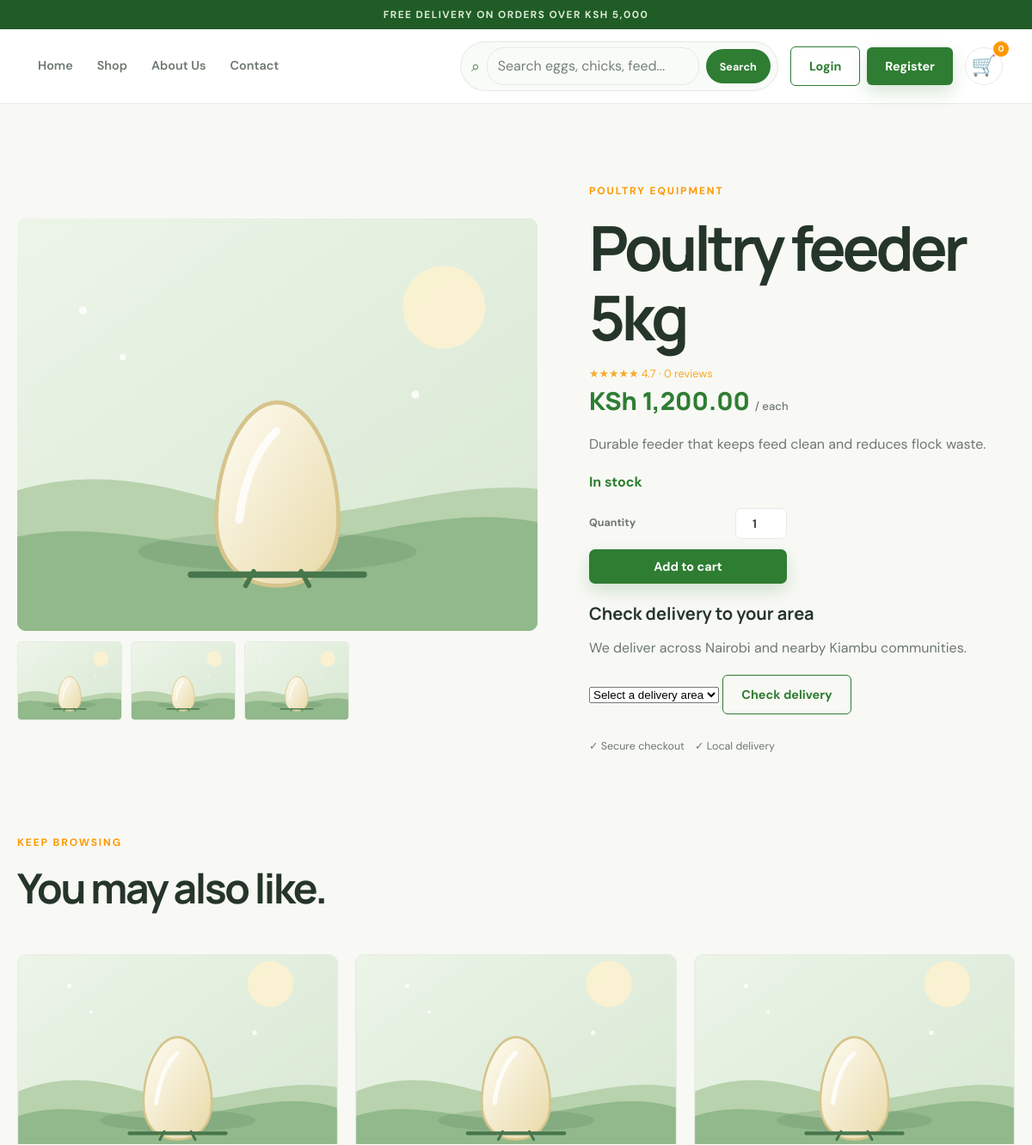
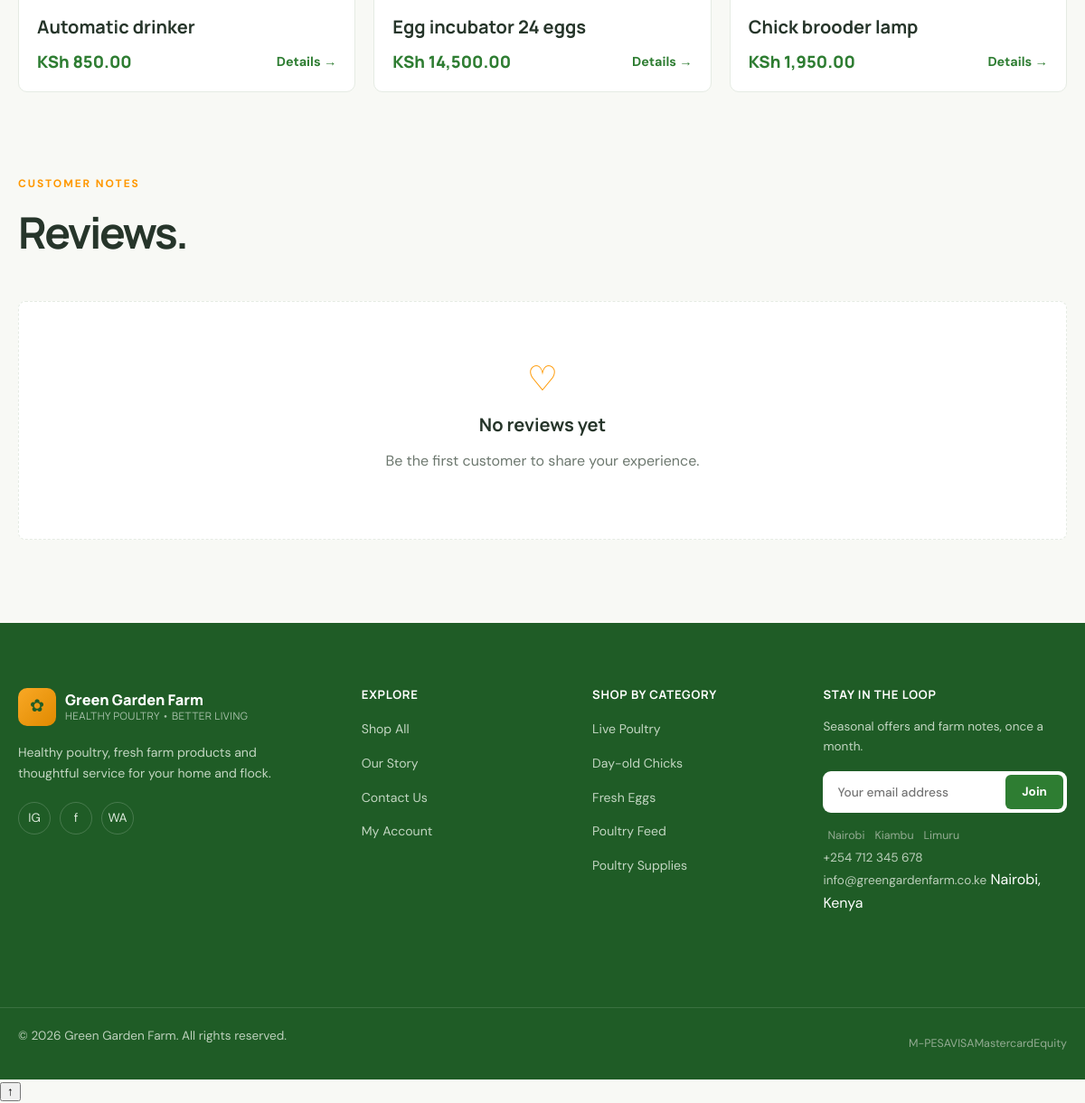
The page /product.php?id=18 on the database its author committed (2 pictures, top to bottom).
### tables this page shows
CREATE TABLE products (id INT UNSIGNED AUTO_INCREMENT PRIMARY KEY, category_id INT UNSIGNED NOT NULL, name VARCHAR(140) NOT NULL, slug VARCHAR(160) NOT NULL UNIQUE, description TEXT NOT NULL, price DECIMAL(10,2) NOT NULL, stock INT NOT NULL DEFAULT 0, unit VARCHAR(40) NOT NULL DEFAULT 'pack', image VARCHAR(255), rating DECIMAL(2,1) NOT NULL DEFAULT 5.0, featured TINYINT(1) NOT NULL DEFAULT 0, batch_tracking TINYINT(1) NOT NULL DEFAULT 0, vaccinated TINYINT(1) NOT NULL DEFAULT 0, farm_fresh_daily TINYINT(1) NOT NULL DEFAULT 0, quality_assured TINYINT(1) NOT NULL DEFAULT 0, created_at TIMESTAMP DEFAULT CURRENT_TIMESTAMP, FOREIGN KEY (category_id) REFERENCES categories(id) ON DELETE RESTRICT);

CREATE TABLE categories (id INT UNSIGNED AUTO_INCREMENT PRIMARY KEY, name VARCHAR(80) NOT NULL UNIQUE, slug VARCHAR(100) NOT NULL UNIQUE, description TEXT);

### includes/batches.php (called while the page is built, shortened)
<?php
function product_available_stock(PDO $pdo, int $productId): int
{
    $statement = $pdo->prepare('SELECT stock, batch_tracking FROM products WHERE id = ?');
    $statement->execute([$productId]);
    $product = $statement->fetch();
    if (!(int) $product['batch_tracking']) {
        return max(0, (int) $product['stock']);
    }
    $statement = $pdo->prepare(
        "SELECT COALESCE(SUM(available_units), 0)
         FROM product_batches
         WHERE product_id = ? AND status = 'open'"
    );
    $statement->execute([$productId]);
    return (int) $statement->fetchColumn();
}

### config.php (called while the page is built, shortened)
<?php
function db(): PDO
{
    static $pdo;
    if (!$pdo) {
        $options = [
            PDO::ATTR_ERRMODE => PDO::ERRMODE_EXCEPTION,
            PDO::ATTR_DEFAULT_FETCH_MODE => PDO::FETCH_ASSOC,
        ];
        try {
            $pdo = new PDO(
                'mysql:host=' . DB_HOST . ';dbname=' . DB_NAME . ';charset=utf8mb4',
                DB_USER,
                DB_PASS,
                $options
            );
        } catch (PDOException $exception) {
            if ((int) $exception->errorInfo[1] !== 1049) {
                throw new RuntimeException(
                    'Unable to connect to MySQL. Check DB_HOST, DB_USER and DB_PASS in config.php.',
                    0,
                    $exception
                );
            }
            try {
                $server = new PDO('mysql:host=' . DB_HOST . ';charset=utf8mb4', DB_USER, DB_PASS, $options);
                $server->exec('CREATE DATABASE IF NOT EXISTS `' . DB_NAME . '` CHARACTER SET utf8mb4 COLLATE utf8mb4_unicode_ci');
                $pdo = new PDO(
                    'mysql:host=' . DB_HOST . ';dbname=' . DB_NAME . ';charset=utf8mb4',
                    DB_USER,
                    DB_PASS,
                    $options
                );
                $schemaPath = __DIR__ . '/database/schema.sql';
                if (is_readable($schemaPath)) {
                    $schema = file_get_contents($schemaPath);
                    $statements = preg_split('/;\s*(?:\r?\n|$)/', $schema ?: '');
                    foreach ($statements as $statement) {
                        $statement = trim($statement);
                        if ($statement !== '' && stripos($statement, 'CREATE DATABASE') !== 0 && stripos($statement, 'USE ') !== 0) {
                            $pdo->exec($statement);
                        }
                    }
                }
            } catch (PDOException $bootstrapException) {
                throw new RuntimeException(
                    'The golden_eggs database does not exist and could not be created. Import database/schema.sql in phpMyAdmin, then reload this page.',
                    0,
                    $bootstrapException
                );
            }
        }
    }
    return $pdo;
}
function e(?string $value): string
{
    return htmlspecialchars($value ?? '', ENT_QUOTES, 'UTF-8');
}
function money(float|int|string $amount): string
{
    return 'KSh ' . number_format((float) $amount, 2);
}
function stock_message(int $stock): string
{
    return 'In stock';
}
function csrf_token(): string
{
    return $_SESSION['csrf'] ??= bin2hex(random_bytes(32));
}

### includes/delivery.php (called while the page is built, shortened)
<?php
function cart_subtotal(PDO $pdo): float
{
    $cart = $_SESSION['cart'] ?? [];
    if (!$cart) {
        return 0.0;
    }
    $subtotal = 0.0;
    return $subtotal;
}

### product.php (the view, shortened to what this page needs)
<?php
require_once 'config.php';
require_once __DIR__ . '/includes/batches.php';
require_once __DIR__ . '/includes/delivery.php';
$id = filter_var($_GET['id'] ?? null, FILTER_VALIDATE_INT);
$product = null;
$related = [];
$reviews = [];
try {
    $statement = db()->prepare(
        'SELECT p.*, c.name AS category
         FROM products p
         JOIN categories c ON c.id = p.category_id
         WHERE p.id = ?'
    );
    $statement->execute([$id ?: 0]);
    $product = $statement->fetch();
    $product['stock'] = product_available_stock(db(), (int) $product['id']);
    $product['next_batch'] = (int) $product['batch_tracking']
        ? next_product_batch(db(), (int) $product['id'])
        : null;
    $statement = db()->prepare(
        'SELECT * FROM products
         WHERE category_id = ? AND id <> ?
         ORDER BY featured DESC, created_at DESC
         LIMIT 4'
    );
    $statement->execute([$product['category_id'], $id]);
    $related = $statement->fetchAll();
    $statement = db()->prepare(
        'SELECT r.*, u.full_name
         FROM reviews r
         JOIN users u ON u.id = r.user_id
         WHERE r.product_id = ?
         ORDER BY r.created_at DESC'
    );
    $statement->execute([$id]);
    $reviews = $statement->fetchAll();
} catch (Throwable $exception) {
    error_log('Product detail could not be loaded: ' . $exception->getMessage());
    flash('error', 'We could not load that product. Please try again shortly.');
    redirect('shop.php');
}
include 'includes/header.php';
$image = $product['image'] ?: 'assets/images/product-placeholder.svg';
?>
<section class="section product-detail">
    <div class="container">
        <div class="product-detail-grid">
            <div>
                <div class="gallery-main" id="gallery-main">
                    <img id="main-product-image" src="<?= e($image) ?>" alt="<?= e($product['name']) ?>" width="900" height="700">
                </div>
                <div class="gallery-thumbs">
                    <button type="button" data-gallery-image="<?= e($image) ?>">
                        <img src="<?= e($image) ?>" alt="Product image" width="120" height="90" loading="lazy">
                    </button>
                    <button type="button" data-gallery-image="https://images.unsplash.com/photo-1569288063643-5d29ad64dfb5?auto=format&fit=crop&w=1000&q=85">
                        <img src="https://images.unsplash.com/photo-1569288063643-5d29ad64dfb5?auto=format&fit=crop&w=220&q=80" alt="Farm poultry" width="120" height="90" loading="lazy">
                    </button>
                    <button type="button" data-gallery-image="https://images.unsplash.com/photo-1516467508483-a7212febe31a?auto=format&fit=crop&w=1000&q=85">
                        <img src="https://images.unsplash.com/photo-1516467508483-a7212febe31a?auto=format&fit=crop&w=220&q=80" alt="Poultry on the farm" width="120" height="90" loading="lazy">
                    </button>
                </div>
            </div>
            <div class="product-detail-copy">
                <div class="eyebrow"><?= e($product['category']) ?></div>
                <h1><?= e($product['name']) ?></h1>
                <div class="rating" aria-label="<?= e((string) $product['rating']) ?> out of 5 stars">
                    ★★★★★ <span><?= e((string) $product['rating']) ?> · <?= count($reviews) ?> reviews</span>
                </div>
                <p class="detail-price"><?= money($product['price']) ?> <small>/ <?= e($product['unit']) ?></small></p>
                <p><?= e($product['description']) ?></p>
                <?php if ($product['next_batch']): ?>
                    <div class="batch-release-card">
                        <strong>Next batch release</strong>
                        <time datetime="<?= e($product['next_batch']['hatch_date']) ?>" data-batch-countdown="<?= e($product['next_batch']['hatch_date']) ?>">
                            <?= e(date('j F Y', strtotime($product['next_batch']['hatch_date']))) ?>
                        </time>
                        <span><?= (int) $product['next_batch']['available_units'] ?> available for pre-order</span>
                    </div>
                <?php else: ?>
                    <div class="stock-message <?= $product['stock'] <= LOW_STOCK_THRESHOLD ? 'low-stock' : '' ?>">
                        <?= e(stock_message((int) $product['stock'])) ?>
                    </div>
                <?php endif; ?>
                <?php if ((int) $product['stock'] > 0): ?>
                    <div class="product-detail-purchase">
                        <label class="home-quantity-label" for="product-quantity">Quantity
                            <input class="home-quantity" id="product-quantity" type="number" min="1" max="<?= (int) $product['stock'] ?>" value="1" inputmode="numeric">
                        </label>
                        <button class="btn btn-primary home-add-cart" type="button" data-add-cart="<?= (int) $product['id'] ?>" data-csrf="<?= e(csrf_token()) ?>">Add to cart</button>
                    </div>
                    <span class="home-cart-feedback" data-cart-feedback aria-live="polite"></span>
                    <?php $deliverySubtotal = cart_subtotal(db()); $deliveryProductId = (int) $product['id']; include __DIR__ . '/includes/delivery-checker.php'; ?>
                <?php else: ?>
                    <button class="btn btn-outline" type="button" disabled>Currently unavailable</button>
                <?php endif; ?>
                <div class="trust-row"><span>✓ Secure checkout</span><span>✓ Local delivery</span></div>
            </div>
        </div>
        <?php if ($related): ?>
            <section class="section related-section">
                <div class="section-heading">
                    <div><div class="eyebrow">Keep browsing</div><h2>You may also like.</h2></div>
                </div>
                <div class="product-grid">
                    <?php foreach ($related as $item): ?>
                        <article class="product-card">
                            <a href="product.php?id=<?= (int) $item['id'] ?>">
                                <div class="product-image">
                                    <img src="<?= e($item['image'] ?: 'assets/images/product-placeholder.svg') ?>" alt="<?= e($item['name']) ?>" width="700" height="500" loading="lazy">
                                </div>
                            </a>
                            <div class="product-info">
                                <h3><a href="product.php?id=<?= (int) $item['id'] ?>"><?= e($item['name']) ?></a></h3>
                                <div class="product-meta"><span class="price"><?= money($item['price']) ?></span><a class="text-link" href="product.php?id=<?= (int) $item['id'] ?>">Details →</a></div>
                            </div>
                        </article>
                    <?php endforeach; ?>
                </div>
            </section>
        <?php endif; ?>
        <section class="review-section">
            <div class="section-heading"><div><div class="eyebrow">Customer notes</div><h2>Reviews.</h2></div></div>
            <?php if (!$reviews): ?>
                <div class="empty-state"><div class="empty-icon">♡</div><h3>No reviews yet</h3><p>Be the first customer to share your experience.</p></div>
            <?php endif; ?>
        </section>
    </div>
</section>
<?php include 'includes/footer.php'; ?>

### includes/delivery-checker.php (shortened to what this page needs)
<?php
$deliveryProductId = isset($deliveryProductId) ? (int) $deliveryProductId : 0;
?>
<section class="delivery-checker" data-delivery-checker data-subtotal="<?= e((string) ($deliverySubtotal ?? 0)) ?>"<?= $deliveryProductId ? ' data-product-id="' . $deliveryProductId . '"' : '' ?>>
    <h3>Check delivery to your area</h3>
    <p>We deliver across Nairobi and nearby Kiambu communities.</p>
    <form class="delivery-checker-form">
        <select id="delivery-area-<?= $deliveryProductId ?: 'cart' ?>" name="area" required>
            <option value="">Select a delivery area</option>
        </select>
        <button type="submit" class="btn btn-outline">Check delivery</button>
    </form>
</section>

### assets/css/style.css (style rules this page uses)
:root { --green:#2e7d32;--green-dark:#1f5c26;--gold:#f9a825;--orange:#ff9800;--ink:#26352a;--muted:#6d786f;--paper:#f8f9f5;--white:#fff;--line:#e5ebe3;--shadow:0 18px 50px rgba(32,61,39,.09) }
* { box-sizing:border-box }
html { scroll-behavior:smooth }
body { margin:0;background:var(--paper);color:var(--ink);font-family:'DM Sans',sans-serif;line-height:1.6 }
h1,h2,h3,h4 { font-family:Manrope,sans-serif;line-height:1.12;margin:0 0 16px }
h1 { font-size:clamp(2.8rem,6vw,5.8rem);letter-spacing:-.06em }
h2 { font-size:clamp(2rem,4vw,3.25rem);letter-spacing:-.05em }
h3 { font-size:1.25rem }
p { color:var(--muted);margin:0 0 18px }
a { color:inherit;text-decoration:none }
.container { width:min(1180px,calc(100% - 40px));margin:auto }
.btn { display:inline-flex;align-items:center;justify-content:center;border:0;border-radius:6px;padding:13px 21px;font:700 .9rem 'DM Sans';cursor:pointer;transition:.25s }
.btn-primary { background:var(--green);color:#fff;box-shadow:0 8px 20px rgba(46,125,50,.2) }
.btn-outline { border:1px solid var(--green);color:var(--green);background:transparent }
.section { padding:92px 0 }
.section-heading { display:flex;align-items:end;justify-content:space-between;gap:20px;margin-bottom:34px }
:root { --ink:#26352a;--green:#2e7d32 }
.product-image img { display:block;width:100%;height:100%;object-fit:cover }
.stock-message { font-weight:700;color:var(--green);margin:18px 0 }
.gallery-main { height:480px;border-radius:10px;overflow:hidden;background:#edf2eb }
.gallery-main img { width:100%;height:100%;object-fit:cover;transition:transform .4s ease }
.gallery-thumbs { display:flex;gap:10px;margin-top:12px }
.gallery-thumbs button { border:1px solid var(--line);padding:0;background:#fff;border-radius:5px;overflow:hidden;cursor:pointer }
.gallery-thumbs img { display:block;object-fit:cover }
.product-detail-grid { display:grid;grid-template-columns:1.1fr .9fr;gap:60px;align-items:center }
.detail-price { font:800 1.8rem Manrope;color:var(--green) }
.trust-row { display:flex;flex-wrap:wrap;gap:12px;margin-top:28px;color:var(--muted);font-size:.78rem }
.empty-state { text-align:center;background:#fff;border:1px dashed var(--line);padding:55px 20px;border-radius:8px }
.empty-icon { font-size:2.4rem;color:var(--orange);margin-bottom:8px }
.related-section { padding:70px 0 35px }
.eyebrow { color:var(--orange);font-size:.75rem;letter-spacing:.16em;text-transform:uppercase;font-weight:700;margin-bottom:16px }
.text-link { color:var(--green);font-weight:700;font-size:.9rem }
.categories,.product-grid,.feature-grid,.testimonial-grid,.blog-grid { display:grid;grid-template-columns:repeat(3,1fr);gap:20px }
.product-card { background:#fff;border:1px solid var(--line);border-radius:10px;overflow:hidden;transition:.3s }
.product-image { height:220px;background:#e6eee3 center/cover;position:relative }
.product-info { padding:20px }
.product-info h3 { margin-bottom:7px }
.product-meta { display:flex;justify-content:space-between;align-items:center;margin-top:14px }
.price { font:800 1.15rem Manrope;color:var(--green) }
.rating { color:var(--gold);font-size:.8rem }
.home-quantity-label { display:flex;align-items:center;gap:7px;color:var(--muted);font-size:.78rem;font-weight:700 }
.home-quantity { width:60px;height:36px;border:1px solid var(--line);border-radius:7px;background:#fff;color:var(--ink);font:600 .86rem 'DM Sans';text-align:center }
.home-add-cart { width:100%;border-radius:7px;padding:11px 16px }
.home-cart-feedback { display:block;min-height:18px;margin-top:6px;color:var(--green);font-size:.75rem }
.product-detail-purchase { display:grid;gap:12px;max-width:230px }
.product-detail-purchase .home-quantity-label { justify-content:space-between }
.product-detail-purchase .home-add-cart { width:100% }
.detail-price small { color:var(--muted);font:500 .82rem 'DM Sans',sans-serif }

### rows shown on the page
products: category.name "POULTRY EQUIPMENT", name "Poultry feeder 5kg", rating "4.7", price "KSh 1,200.00", unit "each", description "Durable feeder that keeps feed clean and reduces flock waste.", stock "In stock"
products: name "Automatic drinker", price "KSh 850.00"
products: name "Egg incubator 24 eggs", price "KSh 14,500.00"
products: name "Chick brooder lamp", price "KSh 1,950.00"

### other values the page prints
cart_count() "0"
count($reviews) "0"
